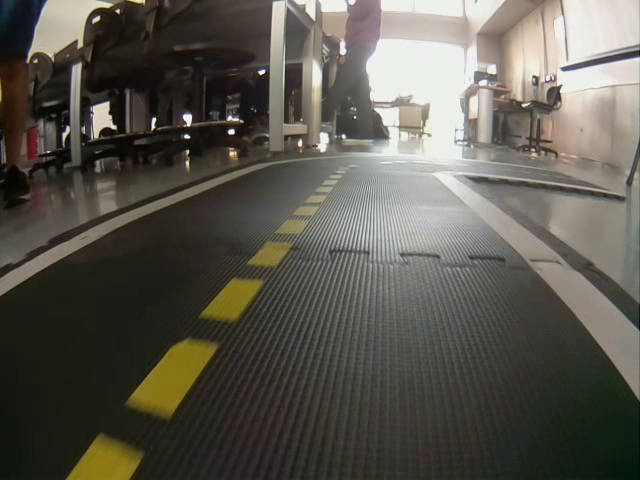
#> input picture frame 16 of images/film4.avi, 640 x 480 px, given in place of pista1.mp4, which was not available
$ python 03_double.py
#> lines starting #> are read from the running program, lines starting #| are printed output that depends on the picture; after the words box and inside, x2 and y2 are one past the last pixel; in counts of white or black regions, pixels touching at a corner belong together; pictures that were not available may be replaced by others from this repository, and a replacement may not be noted
import cv2
import numpy as np

# Cargamos el video en el programa
video = cv2.VideoCapture("pista1.mp4")

# Canny variables
distResolution = 1
angleResolution = 1*np.pi/180
minVotes = 5
minLineLength = 5
maxLineGap = 10

#Threshold variable
thval = 220

while True:

    ret, orig_frame = video.read()
#> orig_frame is the input picture: shape (480, 640, 3); mean B, G, R 79.2, 87.8, 90.7

    # Rotacion vertical del video
    frame = cv2.flip(orig_frame, -1)
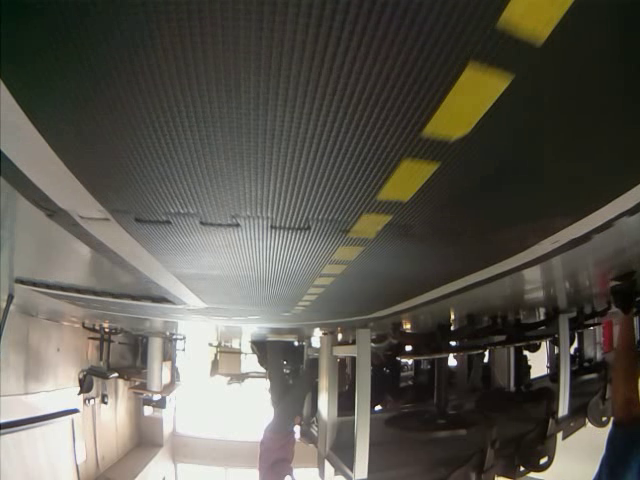
#> frame: shape (480, 640, 3); mean B, G, R 79.2, 87.8, 90.7

    if not ret:
        video = cv2.VideoCapture("pista1.mp4")
        continue

    # Convertimos el video en modelo HSV
    gray = cv2.cvtColor(frame, cv2.COLOR_BGR2GRAY)
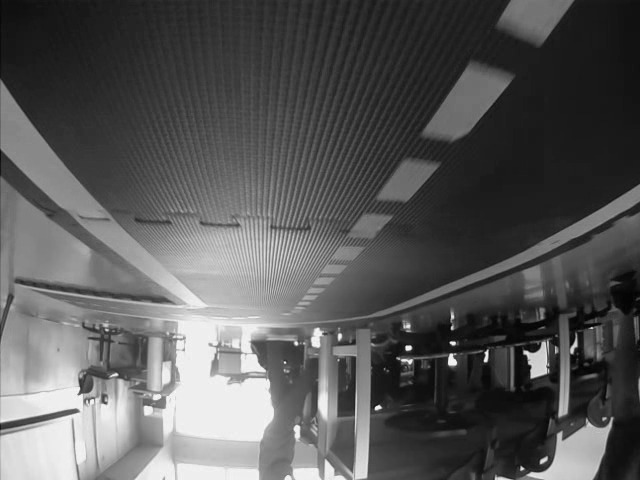
#> gray: shape (480, 640); min 0, max 248, mean 87.7

    gray = cv2.GaussianBlur(gray, (5, 5), 0)

    retval, binary_gray = cv2.threshold(gray, thval, 255, cv2.THRESH_BINARY)
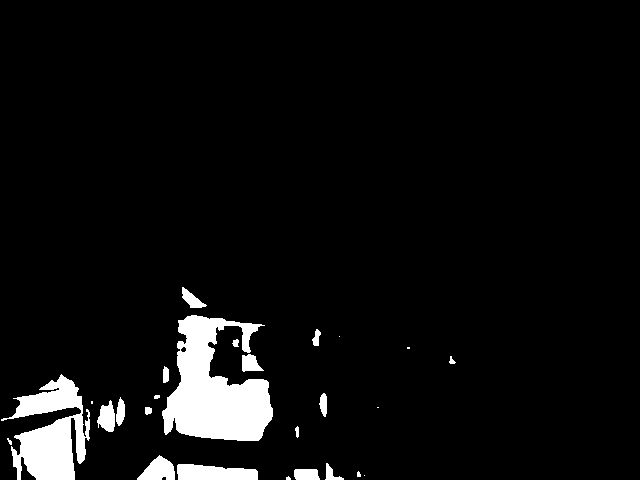
#> binary_gray: shape (480, 640); 5.6% white; 26 white regions (8 under 20 px), largest, box (x1, y1, x2, y2) and area: (162, 315, 273, 441) 8372, (1, 374, 90, 480) 5046, (177, 464, 258, 480) 1073
#> retval = 220

	# [13 lines of commented-out code are left out]

    cv2.imshow("mask", binary_gray )
#    cv2.imshow("edges", edges)

    key = cv2.waitKey(3)
#> (key Esc is pressed here)
    if key == 5:
        break

video.release()
cv2.destroyAllWindows()

$ run again, starting later in the video
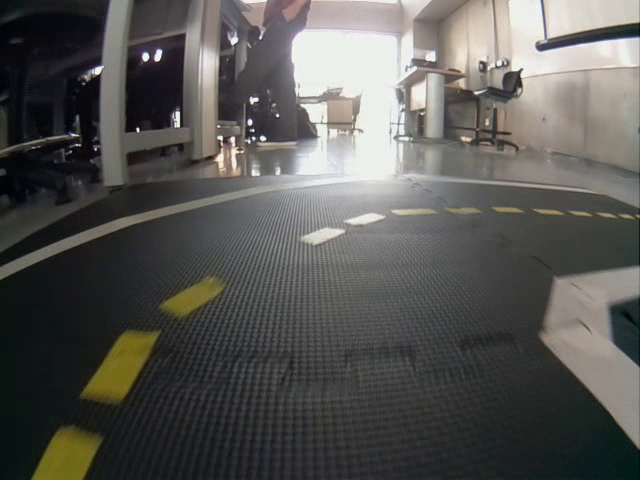
#> input picture frame 76 of images/film4.avi, 640 x 480 px, given in place of pista1.mp4, which was not available
#> orig_frame is the input picture: shape (480, 640, 3); mean B, G, R 84.8, 87.6, 88.5
#> `gray = cv2.cvtColor(frame, cv2.COLOR_BGR2GRAY)`:
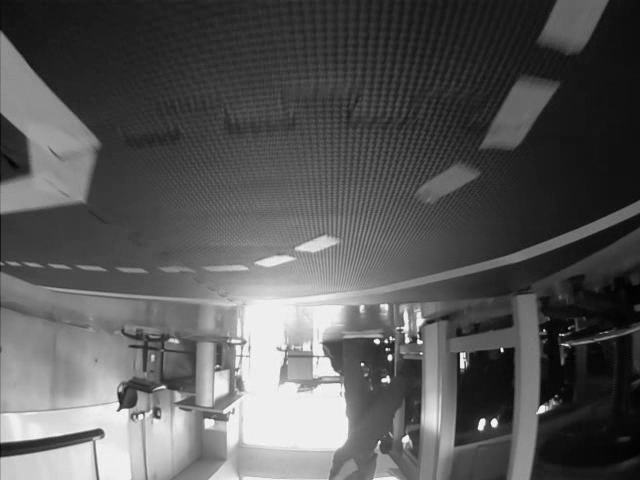
#> gray: shape (480, 640); min 0, max 249, mean 87.6
#> `retval, binary_gray = cv2.threshold(gray, thval, 255, cv2.THRESH_BINARY)`:
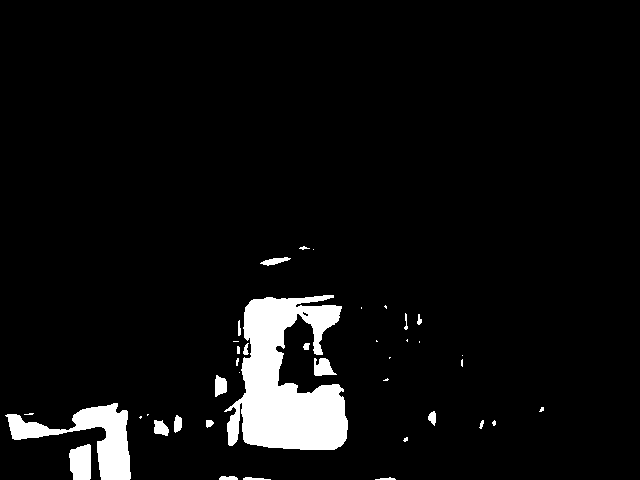
#> binary_gray: shape (480, 640); 5.6% white; 40 white regions (19 under 20 px), largest, box (x1, y1, x2, y2) and area: (224, 295, 348, 450) 11494, (5, 403, 131, 480) 3403, (69, 444, 91, 480) 680
#> retval = 220

$ run again, starting later in the video
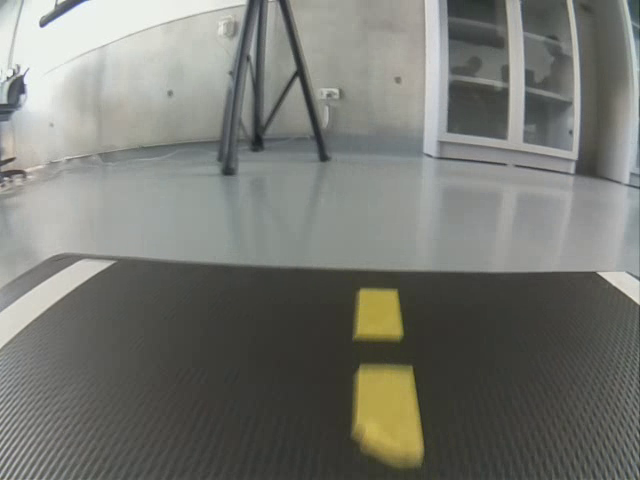
#> input picture frame 135 of images/film4.avi, 640 x 480 px, given in place of pista1.mp4, which was not available
#> orig_frame is the input picture: shape (480, 640, 3); mean B, G, R 114.2, 120.2, 119
#> `gray = cv2.cvtColor(frame, cv2.COLOR_BGR2GRAY)`:
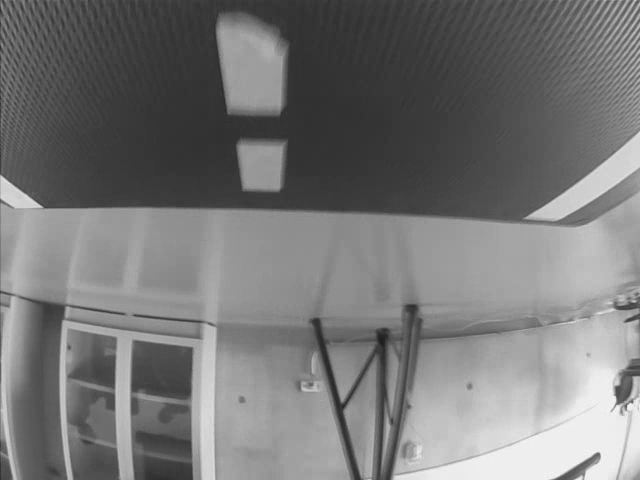
#> gray: shape (480, 640); min 29, max 249, mean 119.1
#> `retval, binary_gray = cv2.threshold(gray, thval, 255, cv2.THRESH_BINARY)`:
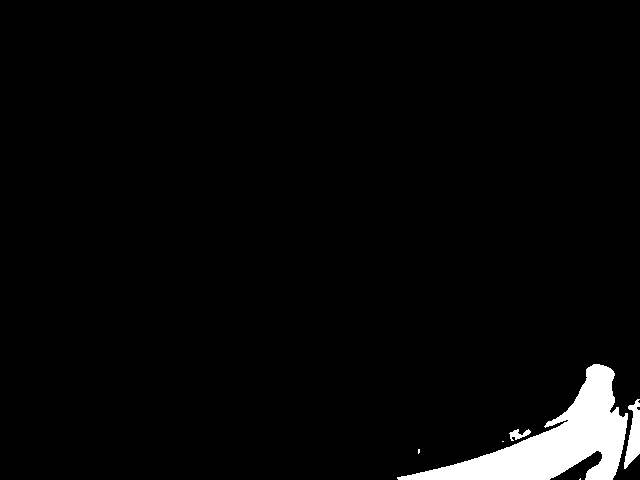
#> binary_gray: shape (480, 640); 3.3% white; 6 white regions (3 under 20 px), largest, box (x1, y1, x2, y2) and area: (397, 364, 628, 480) 9322, (624, 399, 640, 469) 629, (509, 429, 531, 441) 128
#> retval = 220
